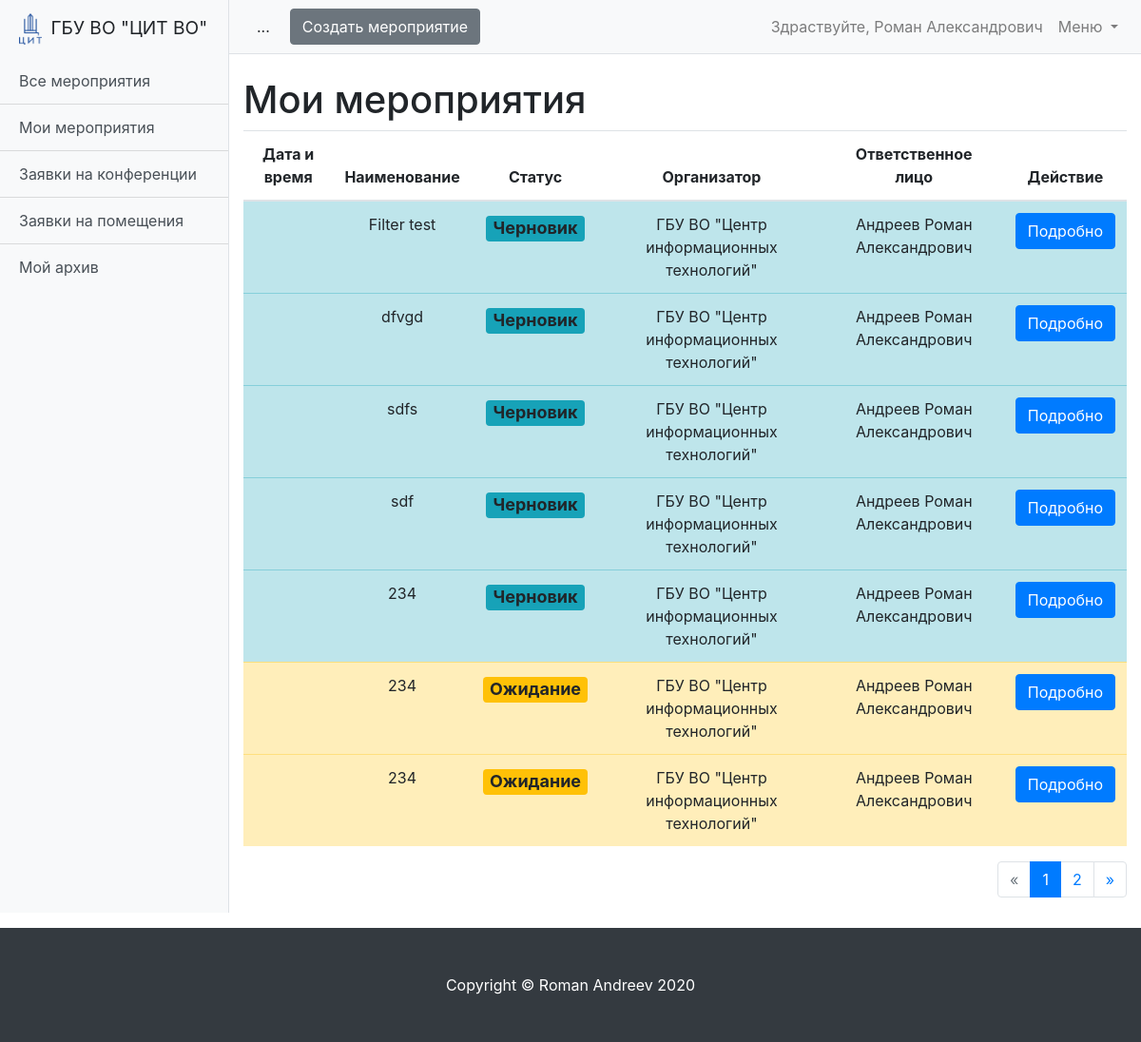
/schedule/my-event-list/ (signed in), run on an earlier commit of the app's database.
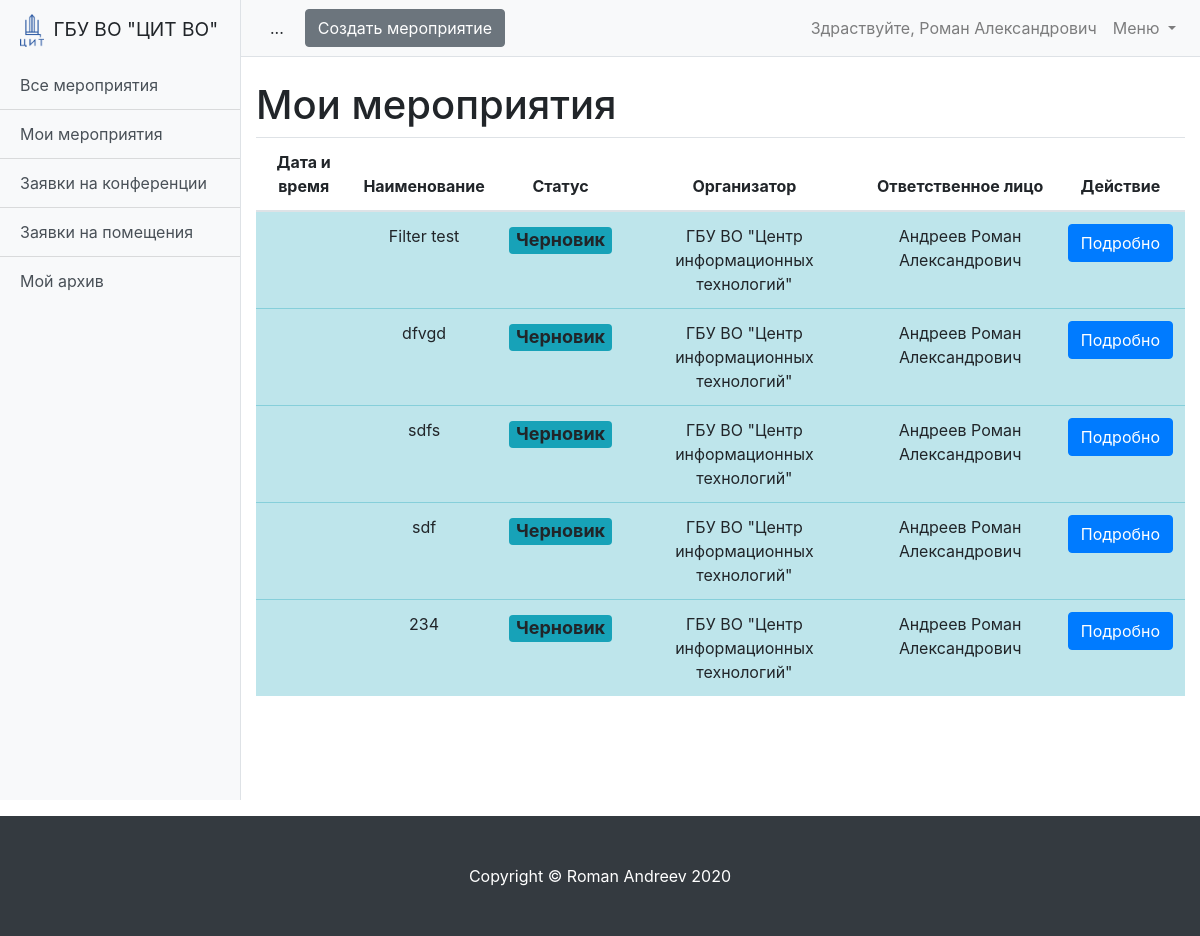
And on a later commit of the database.
### schedule/models.py (models this page shows, shortened)
class Event(models.Model):
    MESSAGES = {
        'create': 'Мероприятие создано!',
        'update': 'Мероприятие изменено!',
        'delete': 'Мероприятие удалено!'
    }
    STATUS_DRAFT = 'draft'
    STATUS_WAIT = 'wait'
    STATUS_READY = 'ready'
    STATUS_REJECTION = 'rejection'
    STATUS_COMPLETED = 'completed'
    STATUS_CHOICES = (
        (STATUS_DRAFT, 'Черновик'),
        (STATUS_WAIT, 'Ожидание'),
        (STATUS_READY, 'Готово'),
        (STATUS_REJECTION, 'Отказ'),
        (STATUS_COMPLETED, 'Окончено')
    )
    name = models.CharField(max_length=255, verbose_name='Название мероприятия')
    description = models.TextField(verbose_name='Описание')
    organization = models.ForeignKey('Organization', verbose_name='Организация', on_delete=models.CASCADE)  # Возможно избыточно
    owner = models.ForeignKey('User', verbose_name='Владелец', on_delete=models.CASCADE)
    date_start = models.DateField(verbose_name='Дата начала мероприятия', null=True, blank=True)
    date_end = models.DateField(verbose_name='Дата окончания мероприятия', null=True, blank=True)
    created_at = models.DateTimeField(auto_now=True)
    status = models.CharField(
        max_length=100,
        verbose_name='Статус мероприятия',
        choices=STATUS_CHOICES,
        default=STATUS_DRAFT
    )
    def get_absolute_url(self):
        return reverse('event_detail', kwargs={'pk': self.pk})
    class Meta:
        ordering = ['date_start']
        verbose_name = 'Мероприятие'
        verbose_name_plural = 'Мероприятия'

class Organization(models.Model):
    name = models.CharField(max_length=255, verbose_name='Название организации')
    room = models.ManyToManyField('Room', verbose_name='Доступные помещения', related_name='related_room')
    created_at = models.DateTimeField(auto_now=True)
    def __str__(self):
        return self.name
    class Meta:
        ordering = ['name']
        verbose_name = 'Организация'
        verbose_name_plural = 'Организации'

class User(AbstractUser):
    is_operator = models.BooleanField(default=False, verbose_name='Опертор')
    is_assistant = models.BooleanField(default=False, verbose_name='Ассистент')
    organization = models.ForeignKey('Organization', verbose_name='Организация', on_delete=models.SET_NULL,
                                     null=True, blank=True)
    subscribe_mail = models.BooleanField(verbose_name='Подписка на почтовую рассылку', default=False)
    telegram = models.CharField(max_length=10, verbose_name='Телеграм чат-id', null=True, blank=True)
    subscribe_telegram = models.BooleanField(verbose_name='Подписка на рассылку в телеграм', default=False)
    phone = models.CharField(max_length=100, verbose_name='Телефон', null=True, blank=True)
    def __str__(self):
        return f'{self.last_name} {self.first_name}'

### schedule/views/event.py (the view)
# urls.py: path('my-event-list/', MyEventsListView.as_view(), name='my_event_list'),
class MyEventsListView(LoginRequiredMixin, HelpMixin, ListView):
    model = Event
    paginate_by = 7
    template_name = 'schedule/my_event_list.html'
    def get_queryset(self):
        queryset = super().get_queryset()
        set_status_completed(queryset)
        return queryset.filter(
            status__in=('wait', 'ready', 'draft', 'rejection'),
            owner=self.request.user
        )

### schedule/services.py (called while the page is built)
def set_status_completed(queryset):
    if queryset.model == Event:
        completed_list = queryset.filter(date_start__lt=today, status__in=['wait', 'ready', 'rejection'])
        if completed_list:
            conference = Conference.objects.filter(event__in=completed_list, date__lt=today)
            booking = Booking.objects.filter(event__in=completed_list, date__lt=today)
            conference.update(status='completed')
            booking.update(status='completed')
            completed_list.filter(date_end__lt=today).update(status='completed')
    if queryset.model in [Conference, Booking]:
        completed_list = queryset.filter(date__lt=today, status__in=['wait', 'ready', 'rejection'])
        if completed_list:
            completed_list.update(status='completed')

### schedule/templatetags/custom_filter.py (called while the page is built)
@register.filter
def get_postfix(status):
    return status_postfix_css_class.get(status)

### schedule/views/mixins.py (called while the page is built)
    def get_url_pattern(self):
        print(dir(self.request))
        print(self.request.path.strip())
        url_parts = re.sub(r'\d+', '*.*', self.request.path)
        print(url_parts)
        return re.sub(r'\d+', '*.*', self.request.path) + ';'

### schedule/templates/schedule/my_event_list.html
{% extends 'schedule/event_list.html' %}
{% block title %}Мои мероприятия{% endblock title %}

### schedule/templates/schedule/event_list.html (shortened to what this page needs)
{% extends 'schedule/base.html' %}
{% load custom_filter %}
{% block content %}
<h1 class="mt-4">{% block title %}Предстоящие мероприятия{% endblock title %}</h1>
<table class="table text-center table-hover">
  <thead>
  <tr>
    <th scope="col">Дата и время</th>
    <th scope="col">Наименование</th>
    <th scope="col">Статус</th>
    <th scope="col">Организатор</th>
    <th scope="col">Ответственное лицо</th>
    <th scope="col">Действие</th>
  </tr>
  </thead>
  <tbody>
  {% for event in page_obj %}
  <tr class="table-{{ event.status|get_postfix }}">
    <td>
    </td>
    <td>{{ event.name }}</td>
    <td>
      <h4><span class="badge bg-{{ event.status|get_postfix }}">{{ event.get_status_display  }}</span></h4>
    </td>
    <td>{{ event.organization }}</td>
    <td>{{ event.owner }}</td>
    <td><a href="{{ event.get_absolute_url }}" type="button" class="btn btn-primary">Подробно</a></td>
  </tr>
  {% endfor %}
  </tbody>
</table>
{% include 'pagination.html' %}
{% endblock content %}

What changed in the data, as far as the page shows it:
removed Event: name "234", status "Ожидание", organization "ГБУ ВО \"Центр информационных технологий\"", owner "Андреев Роман Александрович"
removed Event: name "234", status "Ожидание", organization "ГБУ ВО \"Центр информационных технологий\"", owner "Андреев Роман Александрович"
Also different on the page:
list line gone: "1"
list line gone: "2"
